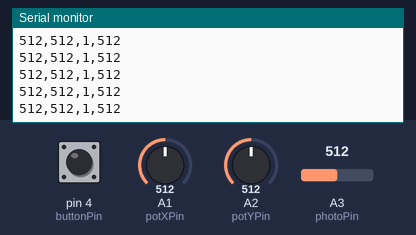
The sketch below on a simulated Arduino Uno, built with avr-gcc and run on an emulated ATmega328P. Parts: the last lines printed to the serial monitor. The inputs (shaded band) are chosen by the test bench; at power-on: A2 (potYPin) = 512, pin 4 (buttonPin) HIGH, A1 (potXPin) = 512, A3 (photoPin) = 512.

Above: at 2.7 s.
2.8 s: A2 (potYPin) set to 11
At 2.81 s:
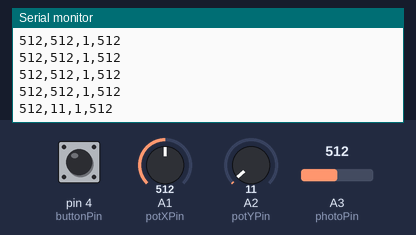
4.3 s: A2 (potYPin) set to 8
At 4.34 s:
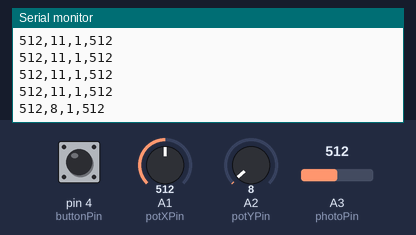
Timing chart, 0 to 7.3 s (numbered marks = the images above; inputs shaded):
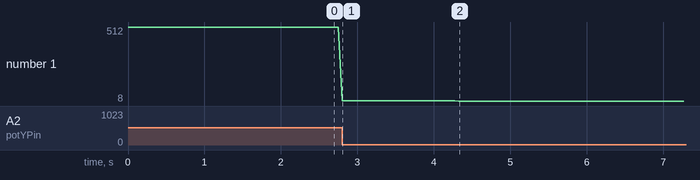

The sketch:

Sketch4.ino
```cpp
const int potXPin = 1;
const int potYPin = 2;
const int photoPin = 3;
const int buttonPin = 4;

void setup() {
  Serial.begin(9600);
  pinMode(buttonPin, INPUT_PULLUP);
}

void loop() {
  int potX = analogRead(potXPin);
  int potY = analogRead(potYPin);
  int light = analogRead(photoPin);
  int button = digitalRead(buttonPin);

  Serial.print(potX);
  Serial.print(",");
  Serial.print(potY);
  Serial.print(",");
  Serial.print(button);
  Serial.print(",");
  Serial.println(light);

  delay(50);
}
```

Measured:
- after the input at 2.8 s, the serial monitor: prints a new line at once (image 1)
- after the input at 4.3 s, the serial monitor: prints a new line at once (image 2)
- plotted number 1: 512 → 11 after the input at 2.8 s, 11 → 8 after the input at 4.3 s
